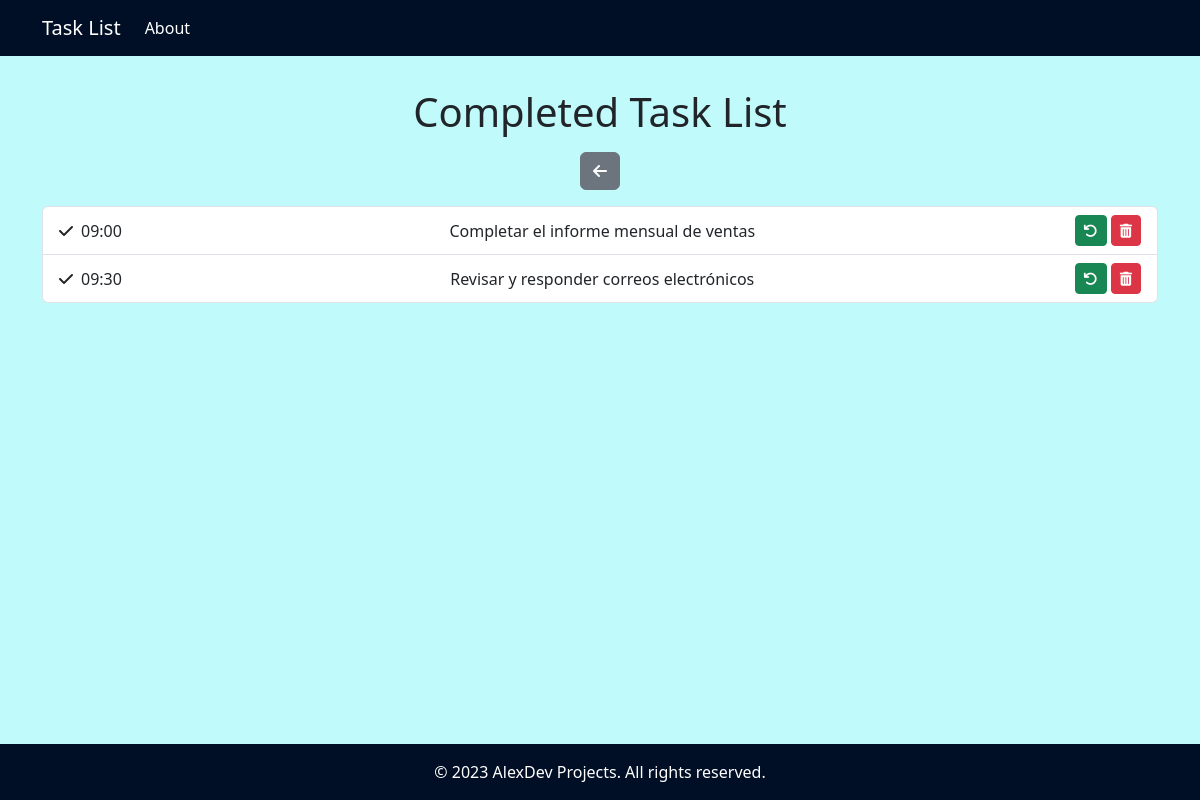
Page /completadas/1/ on the committed database.
### lista_de_tareas/models.py (models this page shows, shortened)
class Tarea(models.Model):
    DIAS_DE_LA_SEMANA = [
        (1, 'Lunes'),
        (2, 'Martes'),
        (3, 'Miércoles'),
        (4, 'Jueves'),
        (5, 'Viernes'),
        (6, 'Sábado'),
        (7, 'Domingo'),
    ]
    titulo = models.CharField(max_length=200)
    descripcion = models.TextField(blank=True)
    fecha_de_creacion = models.DateTimeField(auto_now_add=True)
    completada = models.BooleanField(default=False)
    hora = models.TimeField(null=True, blank=True)
    dia = models.IntegerField(choices=DIAS_DE_LA_SEMANA)

### lista_de_tareas/views.py (the view)
# urls.py: path('completadas/<int:dia>/', views.lista_de_tareas_completadas, name='lista_de_tareas_completadas'),
def lista_de_tareas_completadas(request, dia):
    if dia:
        tareas = Tarea.objects.filter(dia=dia, completada=True)
    else:
        tareas = Tarea.objects.filter(completada=True)
    tareas_json = mark_safe(serialize('json', Tarea.objects.filter(completada=False)))
    return render(request, 'lista_de_tareas_completadas.html', {'tareas': tareas, 'dia': dia, 'tareas_json': tareas_json})

### lista_de_tareas/templates/lista_de_tareas_completadas.html
{% extends 'dias_de_la_semana.html' %}
{% block content %}
    <div class="container contenido my-3">
        <h1 class="text-center my-3">Completed Task List</h1>
        <div class="text-center mb-3">
            <a href="{% url 'lista_de_tareas' dia %}" class="btn btn-secondary">
                <i class="fas fa-arrow-left"></i>
            </a>
        </div>
        <ul class="list-group">
            {% for tarea in tareas %}
                <li class="list-group-item d-flex justify-content-between align-items-center">
                    <div class="d-flex align-items-center">
                        <i class="fas fa-check"></i>
                        {% if tarea.hora %}
                            <span class="mx-2">{{tarea.hora|time:"H:i"}}</span>
                        {% endif %}
                    </div>
                    <div class="flex-grow-1 text-center">
                        {{tarea.titulo}}
                    </div>
                    <div>
                        <a href="{% url 'volver_tarea_pendiente' tarea.id %}" class="btn btn-success btn-sm">
                            <i class="fas fa-undo"></i>
                        </a>
                        <a href="{% url 'eliminar_tarea' tarea.id 'lista_de_tareas_completadas' dia %}" class="btn btn-danger btn-sm">
                          <i class="fas fa-trash-alt"></i>
                      </a>
                    </div>
                </li>
            {% endfor %}
        </ul>
    </div>
    {% endblock %}

### lista_de_tareas/templates/dias_de_la_semana.html (style rules this page uses)
html, body { height: 100%; background-color: #c0fafa; margin: 0; padding: 0; }
.contenido { flex: 1; }

### rows in the picture
Tarea: hora "09:00", titulo "Completar el informe mensual de ventas"
Tarea: hora "09:30", titulo "Revisar y responder correos electrónicos"
